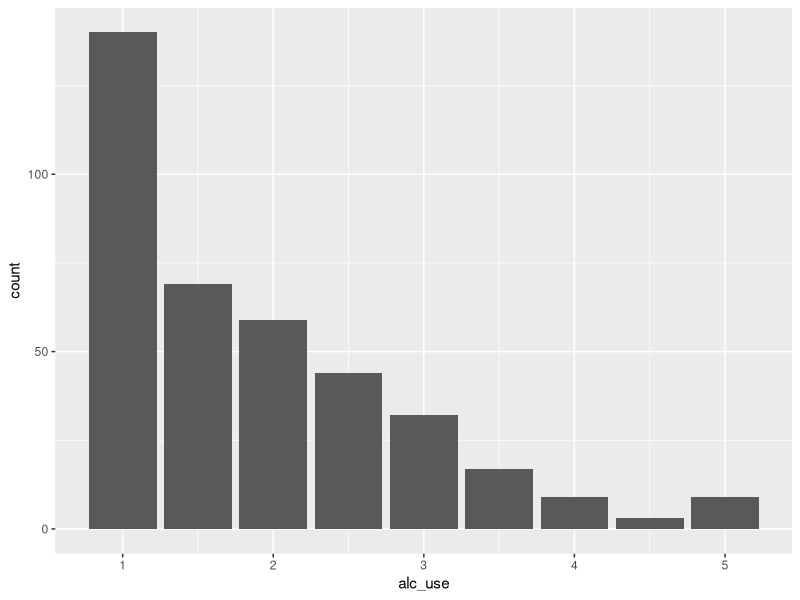
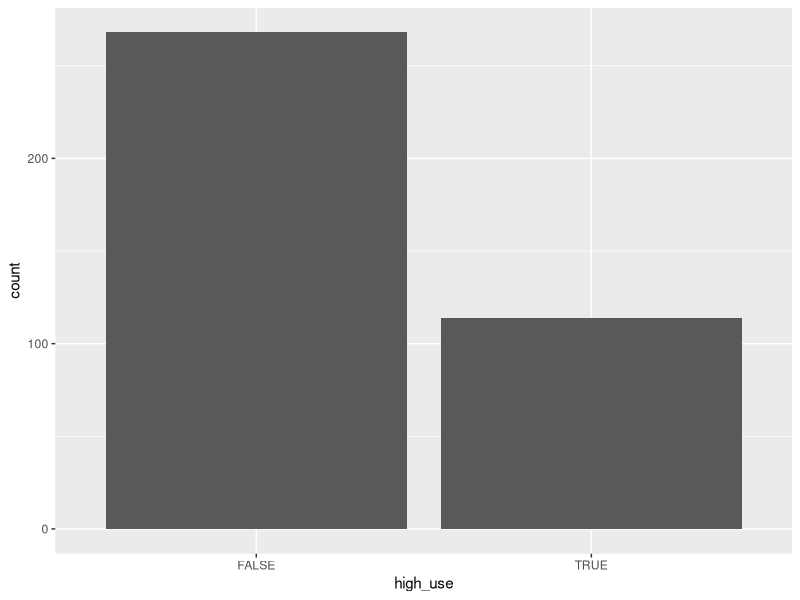
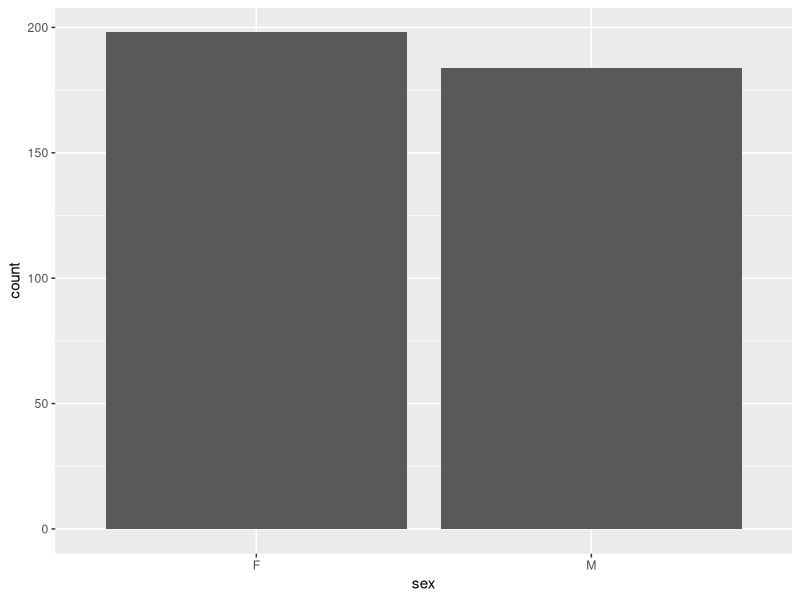
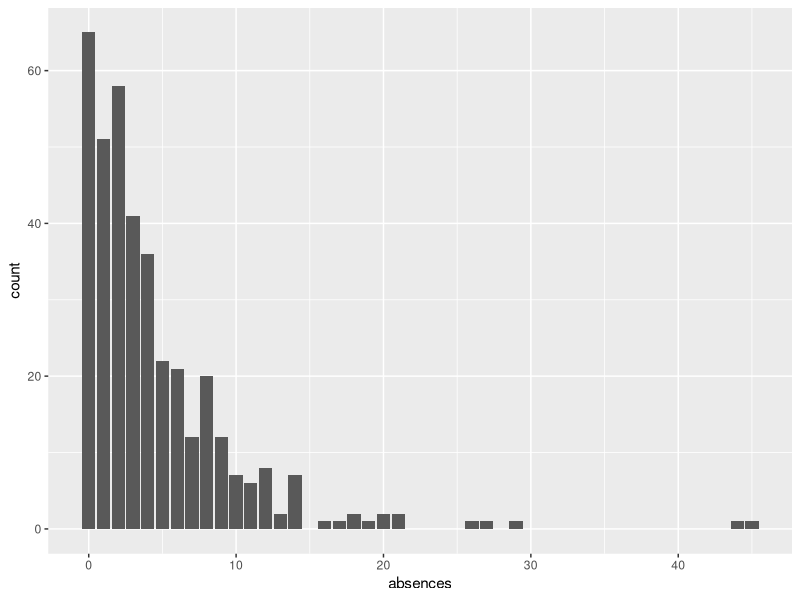
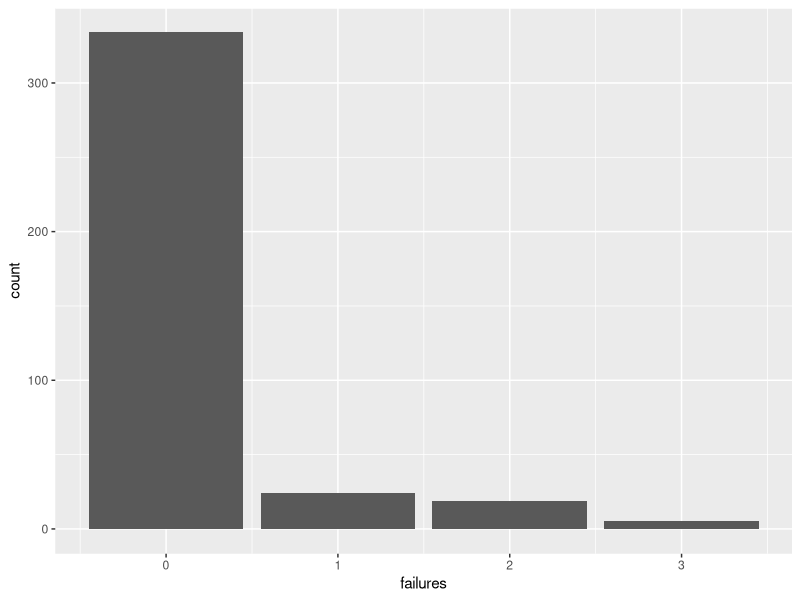
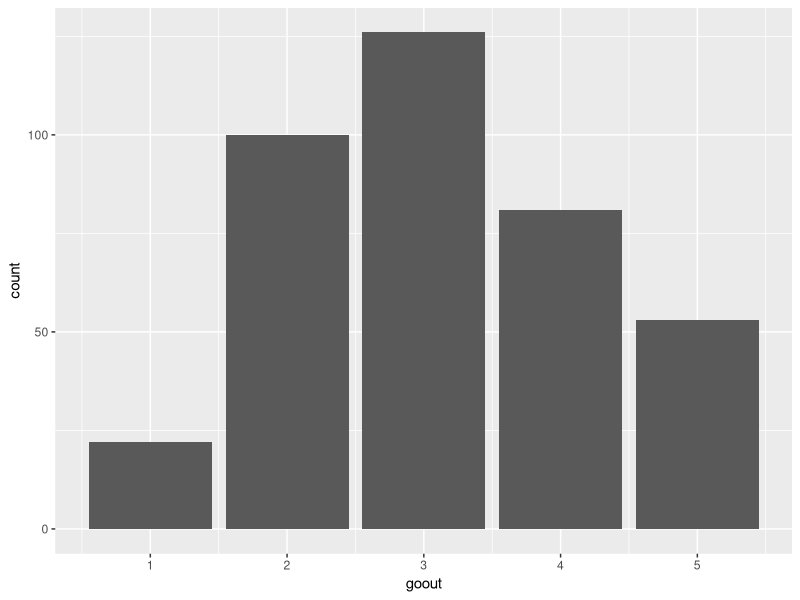
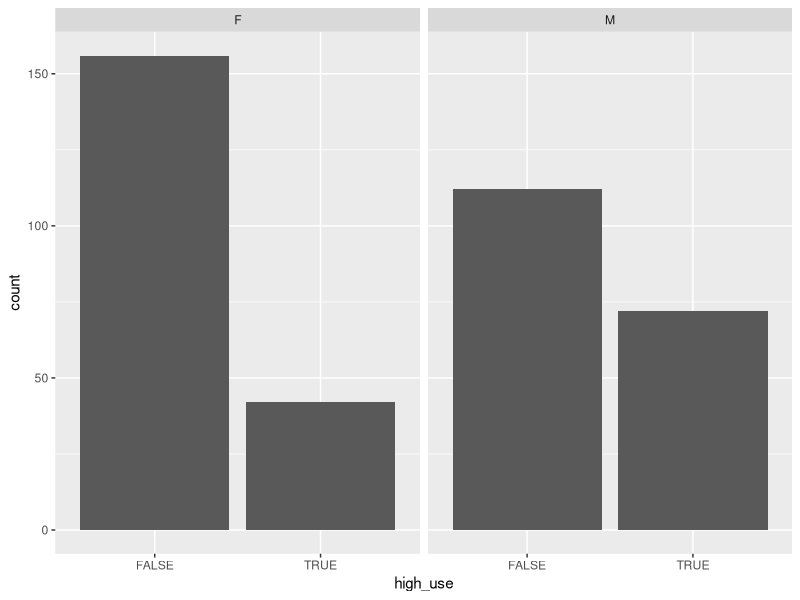
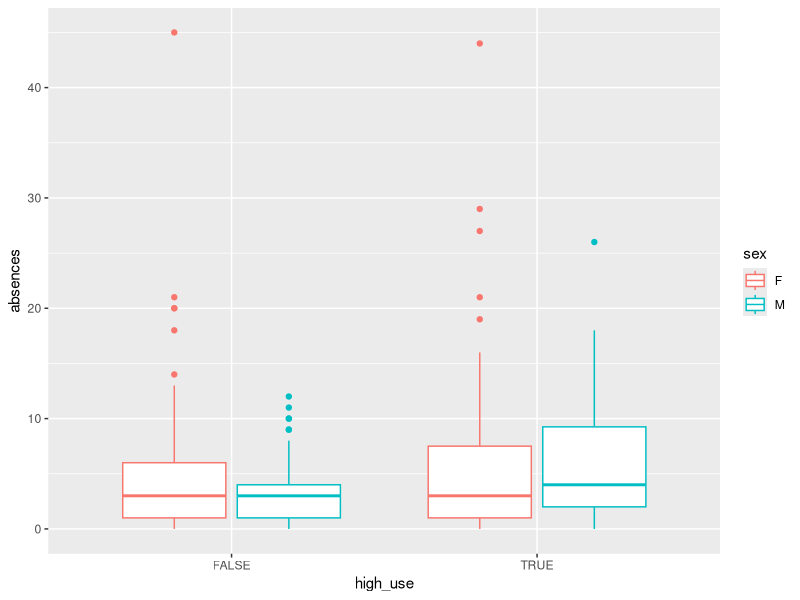

The R script that drew these images, in order:
## ---- chunk 1
# Access the needed libraries:
library(dplyr)
library(tidyr)
library(ggplot2)
library(boot)
## ---- chunk 2
alc <- read.table("alc.csv", header = TRUE, sep = ";")
glimpse(alc)

## ---- chunk 3
ggplot(data = alc, aes(x = alc_use)) + geom_bar()
ggplot(data = alc, aes(x = high_use)) + geom_bar()
ggplot(data = alc, aes(x = sex)) + geom_bar()
ggplot(data = alc, aes(x = absences)) + geom_bar()
ggplot(data = alc, aes(x = failures)) + geom_bar()
ggplot(data = alc, aes(x = goout)) + geom_bar()
## ---- chunk 4
g2 <- ggplot(data = alc, aes(x = high_use))
g2 + geom_bar() + facet_wrap("sex")

## ---- chunk 5
alc %>% group_by(alc_use) %>% summarise(count = n(), mean_absences = mean(absences), mean_failures = mean(failures), mean_goout = mean(goout))
## ---- chunk 6
alc %>% group_by(alc_use, sex) %>% summarise(count = n(), mean_absences = mean(absences), mean_failures = mean(failures), mean_goout = mean(goout))
## ---- chunk 7
alc %>% group_by(high_use, sex) %>% summarise(count = n(), mean_absences = mean(absences), mean_failures = mean(failures), mean_goout = mean(goout))
## ---- chunk 8
g1 <- ggplot(alc, aes(x = high_use, col = sex, y = absences))
g1 + geom_boxplot() + ylab("absences")

g2 <- ggplot(alc, aes(x = high_use, col = sex, y = failures))
g2 + geom_boxplot() + ylab("failures")

g3 <- ggplot(alc, aes(x = high_use, col = sex, y = goout))
g3 + geom_boxplot() + ylab("goout")

## ---- chunk 9
# find the model with glm()
m1 <- glm(high_use ~ sex + absences + failures + goout, data = alc, family = "binomial")
## ---- chunk 10
# print out a summary of the model
summary(m1)
## ---- chunk 11
# compute odds ratios (OR)
OR1 <- coef(m1) %>% exp

# compute confidence intervals (CI)
CI1 <- confint(m1) %>% exp

## ---- chunk 12
# print out the odds ratios with their confidence intervals
cbind(OR1, CI1)
## ---- chunk 13
m2 <- glm(high_use ~ sex + absences + goout, data = alc, family = "binomial")

summary(m2)
## ---- chunk 14
# predict() the probability of high_use
probabilities <- predict(m2, type = "response")

# add the predicted probabilities to 'alc'
alc <- mutate(alc, probability = probabilities)

# use the probabilities to make a prediction of high_use
alc <- mutate(alc, prediction = probability>0.5)

# see the last ten original classes, predicted probabilities, and class predictions
select(alc, absences, sex, goout, high_use, probability, prediction) %>% tail(10)

# tabulate the target variable versus the predictions
table(high_use = alc$high_use, prediction = alc$prediction)

# tabulate the target variable versus the predictions with margings:
table(high_use = alc$high_use, prediction = alc$prediction) %>% prop.table() %>% addmargins()
## ---- chunk 15
# initialize a plot of 'high_use' versus 'probability' in 'alc'
g <- ggplot(alc, aes(x = probability, y = high_use, col = prediction))

# define the geom as points and draw the plot
g + geom_point()
## ---- chunk 16
# define a loss function (mean prediction error)
loss_func <- function(class, prob) {
  n_wrong <- abs(class - prob) > 0.5
  mean(n_wrong)
}

# call loss_func to compute the average number of wrong predictions in the (training) data
loss_func(class = alc$high_use, prob = 0)

loss_func(class = alc$high_use, prob = 1)

loss_func(class = alc$high_use, alc$probability)
## ---- chunk 17
# 10-fold cross-validation
cv <- cv.glm(data = alc, cost = loss_func, glmfit = m2, K = 10)

# average number of wrong predictions in the cross validation
cv$delta[1]
